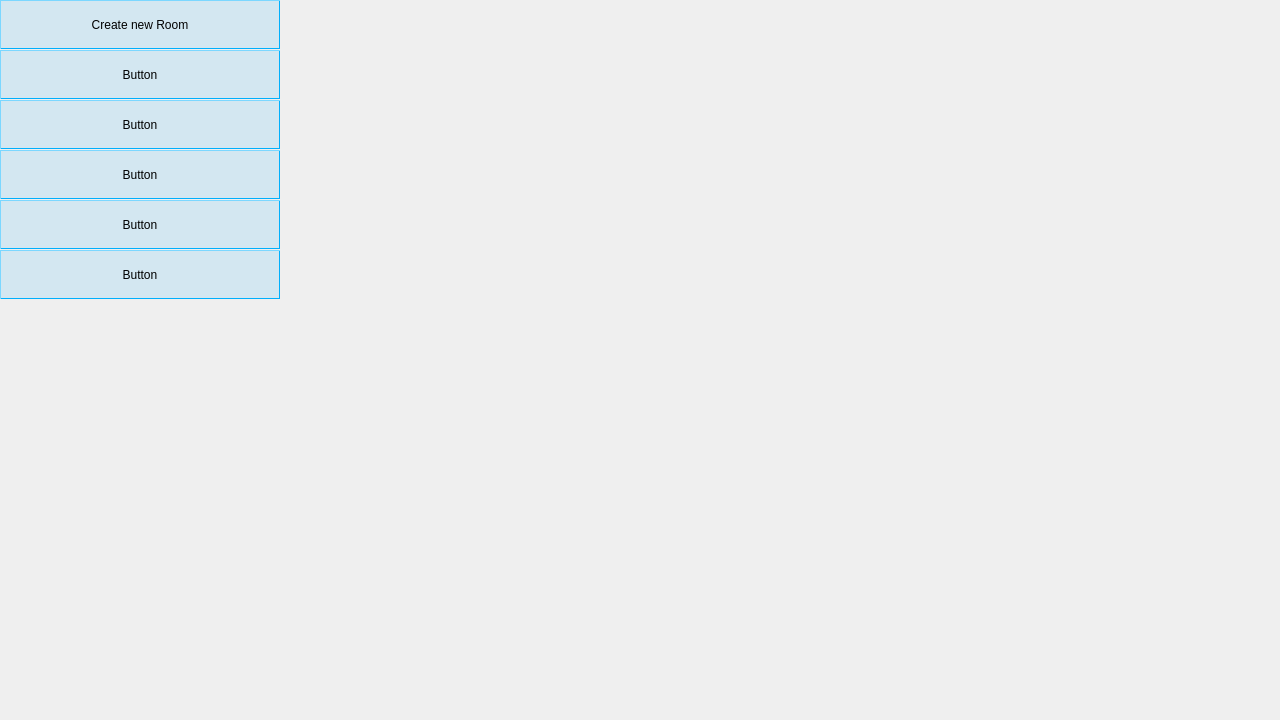
<?xml version="1.0" encoding="UTF-8"?>
<ui version="4.0">
 <class>MainWindow</class>
 <widget class="QMainWindow" name="MainWindow">
  <property name="geometry">
   <rect>
    <x>0</x>
    <y>0</y>
    <width>1280</width>
    <height>720</height>
   </rect>
  </property>
  <property name="windowTitle">
   <string>MainWindow</string>
  </property>
  <widget class="QWidget" name="centralwidget">
   <widget class="QPushButton" name="newRoomButton">
    <property name="geometry">
     <rect>
      <x>0</x>
      <y>0</y>
      <width>280</width>
      <height>50</height>
     </rect>
    </property>
    <property name="styleSheet">
     <string notr="true">QPushButton
{

background-color: rgba(0, 172, 252, 30);

border:0px solid rgb(0,175,252);
    border-style: outset;
    border-width: 1px;
margin-bottom: 1px;
}
QPushButton:hover
{
background-color: rgba(0, 172, 252, 50);
}

QPushButton:pressed
{  
	background-color: rgba(0, 120, 252, 150);
    border-style: inset;
    border-width: 2px;

}
</string>
    </property>
    <property name="text">
     <string>Create new Room</string>
    </property>
   </widget>
   <widget class="QLabel" name="sidebarImg">
    <property name="geometry">
     <rect>
      <x>0</x>
      <y>0</y>
      <width>280</width>
      <height>1280</height>
     </rect>
    </property>
    <property name="minimumSize">
     <size>
      <width>280</width>
      <height>1280</height>
     </size>
    </property>
    <property name="styleSheet">
     <string notr="true">QLabel
{
	border-image: url(:/IMG/Images/Main Window/Sidebar - Chalkboard.jpg) 0 0 0 0 stretch stretch;
}</string>
    </property>
    <property name="text">
     <string/>
    </property>
    <property name="scaledContents">
     <bool>true</bool>
    </property>
   </widget>
   <widget class="QPushButton" name="newRoomButton_2">
    <property name="geometry">
     <rect>
      <x>0</x>
      <y>50</y>
      <width>280</width>
      <height>50</height>
     </rect>
    </property>
    <property name="cursor">
     <cursorShape>PointingHandCursor</cursorShape>
    </property>
    <property name="styleSheet">
     <string notr="true">QPushButton
{

background-color: rgba(0, 172, 252, 30);

border:0px solid rgb(0,175,252);
    border-style: outset;
    border-width: 1px;

margin-bottom: 1px;
}
QPushButton:hover
{
background-color: rgba(0, 172, 252, 50);
}

QPushButton:pressed
{  
	background-color: rgba(0, 120, 252, 150);
    border-style: inset;
    border-width: 2px;

}
</string>
    </property>
    <property name="text">
     <string>Button</string>
    </property>
   </widget>
   <widget class="QPushButton" name="newRoomButton_3">
    <property name="geometry">
     <rect>
      <x>0</x>
      <y>100</y>
      <width>280</width>
      <height>50</height>
     </rect>
    </property>
    <property name="cursor">
     <cursorShape>PointingHandCursor</cursorShape>
    </property>
    <property name="styleSheet">
     <string notr="true">QPushButton
{

background-color: rgba(0, 172, 252, 30);

border:0px solid rgb(0,175,252);
    border-style: outset;
    border-width: 1px;

margin-bottom: 1px;
}
QPushButton:hover
{
background-color: rgba(0, 172, 252, 50);
}

QPushButton:pressed
{  
	background-color: rgba(0, 120, 252, 150);
    border-style: inset;
    border-width: 2px;

}
</string>
    </property>
    <property name="text">
     <string>Button</string>
    </property>
   </widget>
   <widget class="QPushButton" name="newRoomButton_4">
    <property name="geometry">
     <rect>
      <x>0</x>
      <y>150</y>
      <width>280</width>
      <height>50</height>
     </rect>
    </property>
    <property name="cursor">
     <cursorShape>PointingHandCursor</cursorShape>
    </property>
    <property name="styleSheet">
     <string notr="true">QPushButton
{

background-color: rgba(0, 172, 252, 30);

border:0px solid rgb(0,175,252);
    border-style: outset;
    border-width: 1px;

margin-bottom: 1px;
}
QPushButton:hover
{
background-color: rgba(0, 172, 252, 50);
}

QPushButton:pressed
{  
	background-color: rgba(0, 120, 252, 150);
    border-style: inset;
    border-width: 2px;

}
</string>
    </property>
    <property name="text">
     <string>Button</string>
    </property>
   </widget>
   <widget class="QPushButton" name="newRoomButton_5">
    <property name="geometry">
     <rect>
      <x>0</x>
      <y>200</y>
      <width>280</width>
      <height>50</height>
     </rect>
    </property>
    <property name="cursor">
     <cursorShape>PointingHandCursor</cursorShape>
    </property>
    <property name="styleSheet">
     <string notr="true">QPushButton
{

background-color: rgba(0, 172, 252, 30);

border:0px solid rgb(0,175,252);
    border-style: outset;
    border-width: 1px;

margin-bottom: 1px;
}
QPushButton:hover
{
background-color: rgba(0, 172, 252, 50);
}

QPushButton:pressed
{  
	background-color: rgba(0, 120, 252, 150);
    border-style: inset;
    border-width: 2px;

}
</string>
    </property>
    <property name="text">
     <string>Button</string>
    </property>
   </widget>
   <widget class="QPushButton" name="newRoomButton_6">
    <property name="geometry">
     <rect>
      <x>0</x>
      <y>250</y>
      <width>280</width>
      <height>50</height>
     </rect>
    </property>
    <property name="cursor">
     <cursorShape>PointingHandCursor</cursorShape>
    </property>
    <property name="styleSheet">
     <string notr="true">QPushButton
{

background-color: rgba(0, 172, 252, 30);

border:0px solid rgb(0,175,252);
    border-style: outset;
    border-width: 1px;

margin-bottom: 1px;
}
QPushButton:hover
{
background-color: rgba(0, 172, 252, 50);
}

QPushButton:pressed
{  
	background-color: rgba(0, 120, 252, 150);
    border-style: inset;
    border-width: 2px;

}
</string>
    </property>
    <property name="text">
     <string>Button</string>
    </property>
   </widget>
   <widget class="QWidget" name="workArea" native="true">
    <property name="geometry">
     <rect>
      <x>280</x>
      <y>0</y>
      <width>1000</width>
      <height>720</height>
     </rect>
    </property>
   </widget>
   <zorder>sidebarImg</zorder>
   <zorder>newRoomButton</zorder>
   <zorder>newRoomButton_2</zorder>
   <zorder>newRoomButton_3</zorder>
   <zorder>newRoomButton_4</zorder>
   <zorder>newRoomButton_5</zorder>
   <zorder>newRoomButton_6</zorder>
   <zorder>workArea</zorder>
  </widget>
 </widget>
 <resources/>
 <connections/>
</ui>
